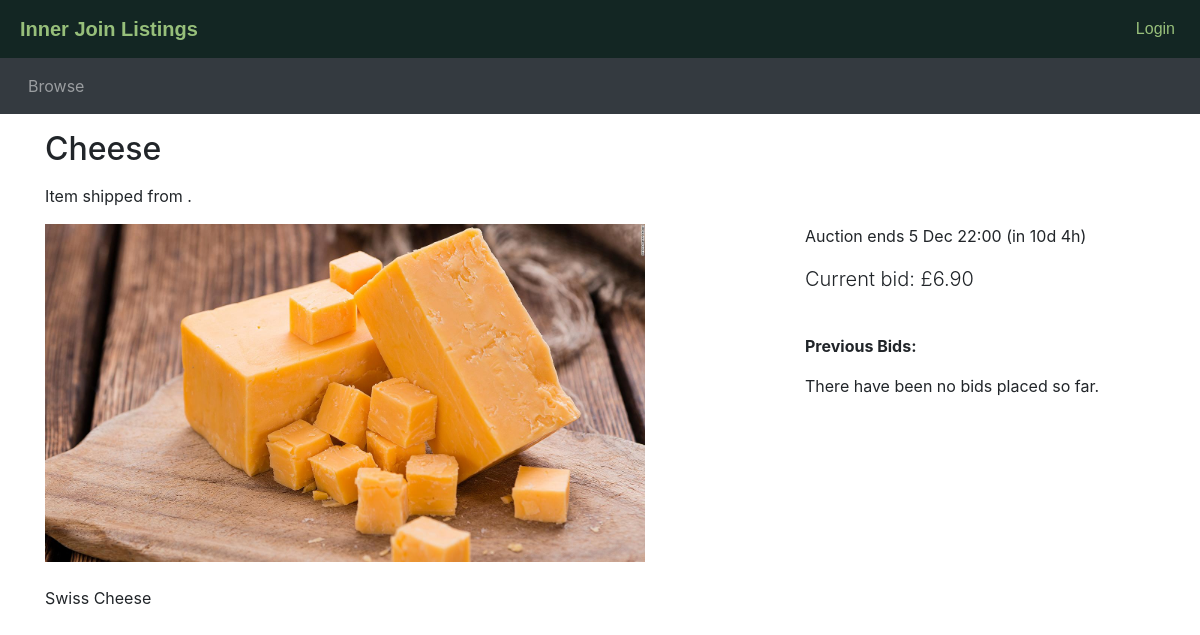
Page /listing.php?item_id=2 on the earlier database version.
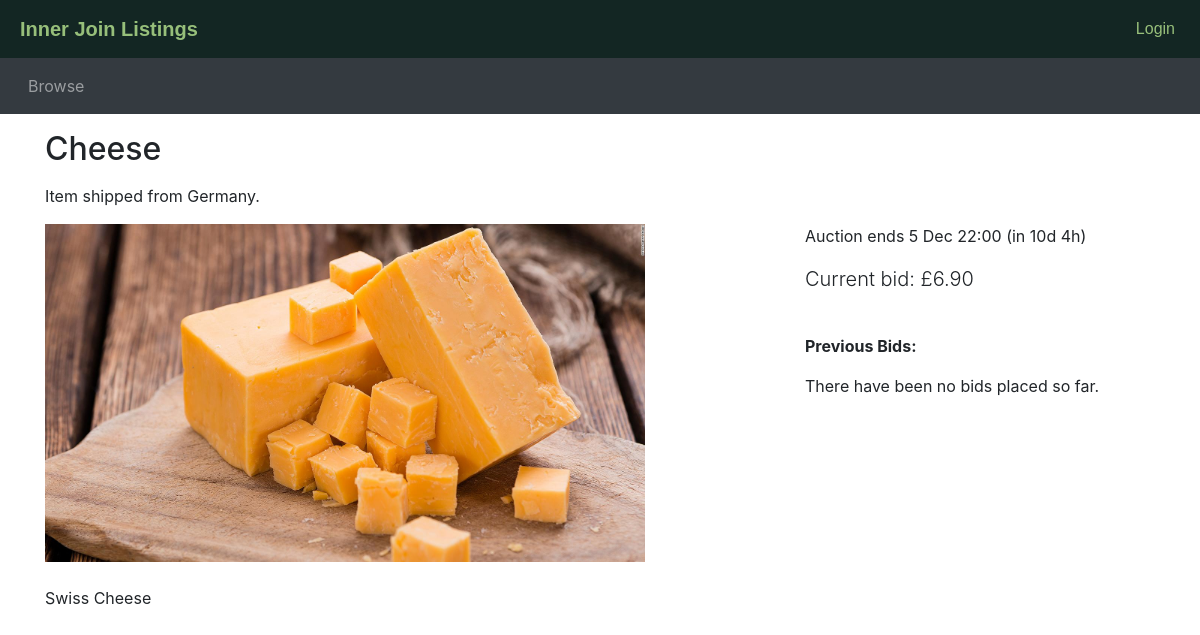
Same page on the later database version.
### tables this page shows
CREATE TABLE users ( 
  email VARCHAR(50) PRIMARY KEY,
  password VARCHAR(50),
  accountType VARCHAR(50),
  country VARCHAR(30),
  adress VARCHAR(100)
);

### utilities.php (called while the page is built, shortened)
<?php
function display_time_remaining($interval) {
    if ($interval->days == 0 && $interval->h == 0) {
      $time_remaining = $interval->format('%im %Ss');
    }
    else if ($interval->days == 0) {
      $time_remaining = $interval->format('%hh %im');
    }
    else {
      $time_remaining = $interval->format('%ad %hh');
    }
  return $time_remaining;
}
function query($query) {
  $connection = mysqli_connect($dbhost,$dbuser,$dbpass,$dbname);
  $result = mysqli_query($connection,$query);
  return $result;
}
?>

### listing.php (the view, shortened to what this page needs)
<?php include_once("header.php")?>
<?php include_once("utilities.php")?>
<?php
$item_id = $_GET['item_id'];
$query = "SELECT a.auctionID, a.title, a.description, a.endDate, a.picture,
COALESCE(b.current_price,a.startPrice) AS 'current_price', COALESCE(b.num_bids,0) AS 'num_bids'
FROM
(SELECT auctionID, MAX(bidValue) AS 'current_price', COUNT(auctionID) AS 'num_bids' FROM bids GROUP BY auctionID) b
RIGHT JOIN (SELECT * FROM auctions a WHERE a.auctionID = ".$item_id.") a
ON a.auctionID = b.auctionID";
$result = query($query);
$row = $result->fetch_assoc();
$query2 = "
SELECT u.country
FROM users u
JOIN auctions a
ON a.sellerEmail = u.email
WHERE a.auctionID = {$item_id} AND u.accountType = 'seller'";
$result2 = query($query2);
$row2 = $result2->fetch_assoc();
$title = $row['title'];
$description = $row['description'];
$current_price = $row['current_price'];
$end_time = new DateTime($row['endDate']);
$image = $row['picture'];
$country = $row2['country'];
$now = new DateTime();
if ($now < $end_time) {
  $time_to_end = date_diff($now, $end_time);
  $time_remaining = ' (in ' . display_time_remaining($time_to_end) . ')';
}
?>
<div class="container">
<div class="row">
  <div class="col-sm-8">
    <h2 class="my-3"><?php echo($title); ?></h2>
    <p>Item shipped from <?php echo($country)?>.</p>
  </div>
</div>
<div class="row">
  <div class="col-sm-8">
    <div class="itemDescription">
    <img src="images/<?php echo $image; ?>" width = "600px"> <br><br>
    <?php echo($description); ?>
    </div>
  </div>
  <div class="col-sm-4">
    <p>
<?php if ($now > $end_time): ?>
     This auction ended <?php echo(date_format($end_time, 'j M H:i')) ?>
<?php else: ?>
     Auction ends <?php echo(date_format($end_time, 'j M H:i') . $time_remaining) ?></p>
    <p class="lead">Current bid: £<?php echo(number_format($current_price, 2)) ?></p>
<?php endif ?>
  <br>
  <p> <b> Previous Bids: </b> </p>
  <?php
  $query3 = "SELECT bidValue
  FROM bids
  WHERE auctionID = {$item_id}
  ORDER BY bidValue DESC";
  $result3 = query($query3);
  if (mysqli_num_rows($result3)==0) {
    echo("<p>There have been no bids placed so far.</p>");
   }
  ?>
  </div>
</div>
<?php include_once("footer.php")?>

### header.php (shortened to what this page needs)
<!DOCTYPE html>
<html lang="en">
<head>
  <link rel="stylesheet" href="css/bootstrap.min.css">
  <link rel="stylesheet" href="https://cdnjs.cloudflare.com/ajax/libs/font-awesome/4.7.0/css/font-awesome.min.css">
  <link rel="stylesheet" href="css/custom.css">
</head>
<body>
<nav class="navbar navbar-expand-lg navbar-custom">
  <a class="navbar-brand" href="browse.php"><b>Inner Join Listings</b></a>
  <ul class="navbar-nav ml-auto">
    <li class="nav-item">
<?php
  if (isset($_SESSION['logged_in']) && $_SESSION['logged_in'] == true) {
    echo '<a class="nav-link" href="logout.php">Logout</a>';
  }
  else {
    echo '<button type="button" class="btn nav-link" data-toggle="modal" data-target="#loginModal">Login</button>';
  }
?>
    </li>
  </ul>
</nav>
<nav class="navbar navbar-expand-lg navbar-dark bg-dark">
  <ul class="navbar-nav align-middle">
	<li class="nav-item mx-1">
      <a class="nav-link" href="browse.php">Browse</a>
    </li>
  </ul>
</nav>

### footer.php (shortened to what this page needs)
</body>
</html>

### header.php (style rules this page uses)
.navbar-custom { background-color: #132623; padding-left: 20px; }
.navbar-custom .btn, .navbar-custom .navbar-brand, .navbar-custom .navbar-text { color: #97BF7A; font-family: Arial; }

Differences in the rows shown:
now on this page (row edited): users: country "Germany"
